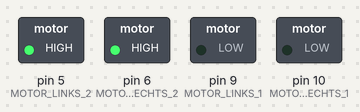
The sketch below on a simulated Arduino Uno, built with avr-gcc and run on an emulated ATmega328P. Parts: switched loads named in the sketch (green lamp = pin HIGH).

Above: at 0.1 s.
Timing chart, 0 to 1.6 s (numbered marks = the images above):
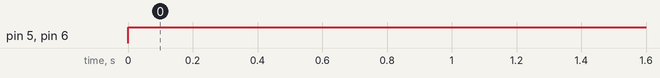

Measured:
- by itself, pin 5 (MOTOR_LINKS_2), pin 6 (MOTOR_RECHTS_2): LOW → HIGH at 0.00 s

The sketch:

einfaches_fahren.ino
```cpp
int MOTOR_LINKS_1 = 9;
int MOTOR_LINKS_2 = 5;
int MOTOR_RECHTS_1 = 10;
int MOTOR_RECHTS_2 = 6;

void setup() {
  pinMode(MOTOR_LINKS_1, OUTPUT);
  pinMode(MOTOR_LINKS_2, OUTPUT);
  pinMode(MOTOR_RECHTS_1, OUTPUT);
  pinMode(MOTOR_RECHTS_2, OUTPUT);
}

void loop() {
  digitalWrite(MOTOR_LINKS_1, LOW);
  digitalWrite(MOTOR_LINKS_2, HIGH);
  digitalWrite(MOTOR_RECHTS_1, LOW);
  digitalWrite(MOTOR_RECHTS_2, HIGH);
}
```
